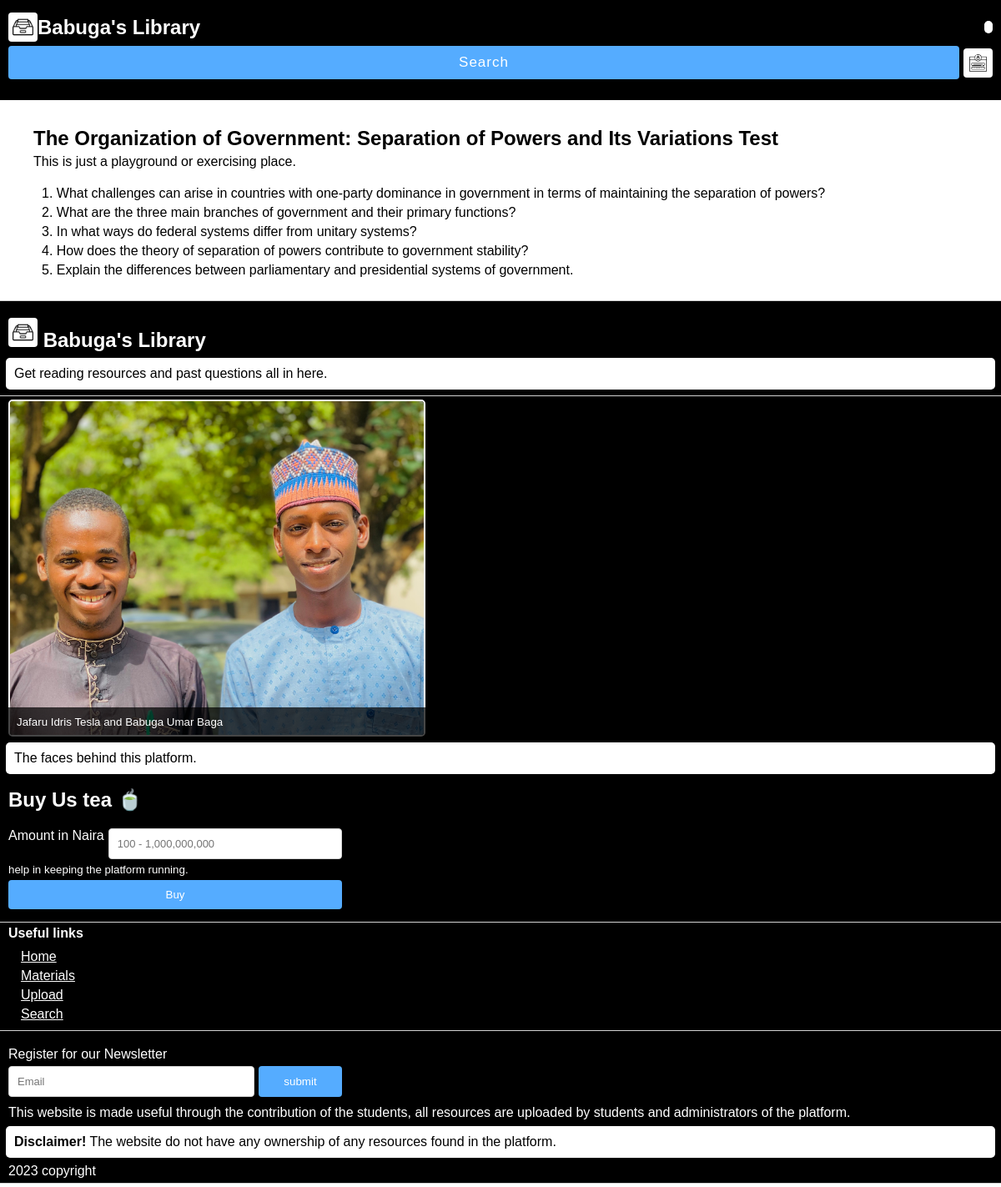
/cbt/1/test/essay (signed in), run on the app's committed database.
### cbt/models.py (models this page shows)
class EssayTest(models.Model):
    topic = models.CharField(max_length=100)
    note = models.TextField()
    questions = models.ManyToManyField("EssayQuestion", blank=True)

class EssayQuestion(models.Model):
    question = models.TextField()

### cbt/views.py (the view)
# urls.py: path("<int:id>/test/essay", views.cbt_test_essay, name="cbt_test_essay"),
@has_enough_coins(50)
@subtract_coins(50)
def cbt_test_essay(request, id=None):
    course = EssayTest.objects.get(id=id)
    questions= list(course.questions.all())
    r.shuffle(questions)
    return render(request, "cbt/cbt_test_essay.html", {"course": course, "qs": questions[:6]})

### templates/cbt/cbt_test_essay.html (shortened to what this page needs)
{% extends "base.html" %}
{% load static %}
{% block content %}
<section>
</section>
<section>
    <h2>{{course.topic}} Test</h2>
    <p>This is just a playground or exercising place.</p>
    <div class="form-div">
        {% for q in qs %}
        <p>{{forloop.counter}}. {{q.question}}
        </p>
        {% endfor %}
    </div>
</section>
{% endblock content %}

### static/css/style.css (style rules this page uses)
* { font-family: Arial, sans-serif; padding: 0; margin: 0; box-sizing: border-box; }
:root { --primary-color: #55acff; }
p { margin: 5px 0; }
.form-div { padding: 10px; }
section { padding: 10px; }
section p { margin: 5px 0; }

### data on the page
EssayTest: topic "The Organization of Government: Separation of Powers and Its Variations"
EssayQuestion: question "What challenges can arise in countries with one-party dominance in government in terms of maintaining the separation of powers?"
EssayQuestion: question "What are the three main branches of government and their primary functions?"
EssayQuestion: question "In what ways do federal systems differ from unitary systems?"
EssayQuestion: question "How does the theory of separation of powers contribute to government stability?"
EssayQuestion: question "Explain the differences between parliamentary and presidential systems of government."
